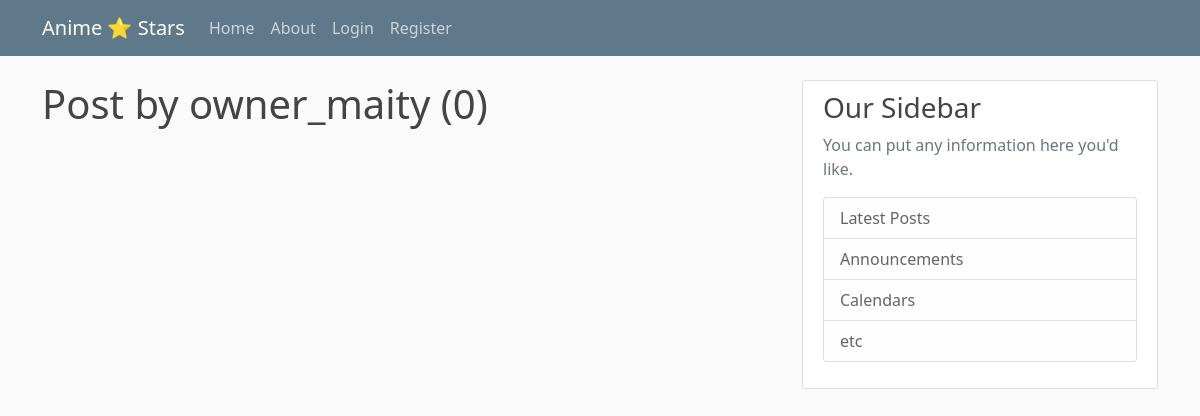
The page /user/owner_maity on the database as committed earlier.
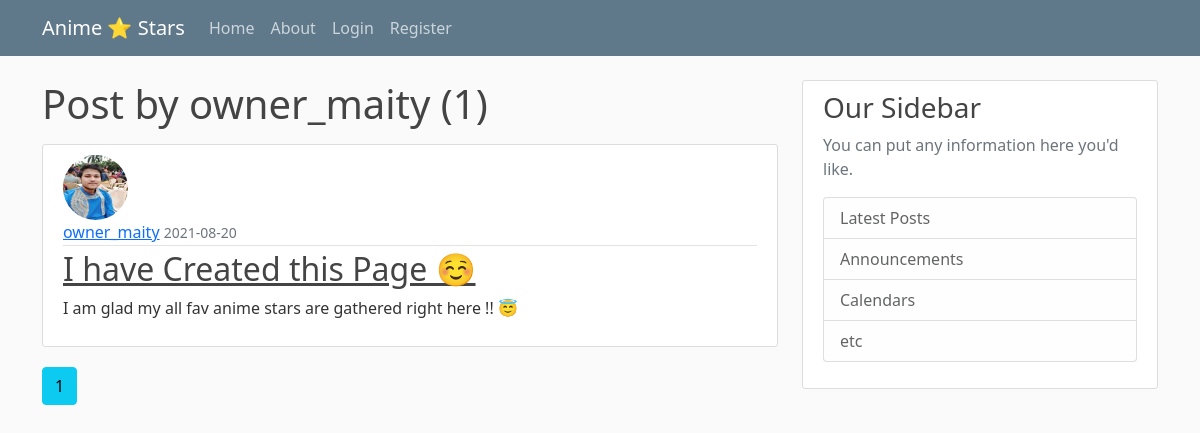
The same page on the database as committed later.
### main/models.py (models this page shows, shortened)
class Post(db.Model):
    id = db.Column(db.Integer, primary_key=True)
    title = db.Column(db.String(100), nullable=False)
    date_posted = db.Column(db.DateTime, nullable=True, default=datetime.utcnow)
    content = db.Column(db.Text, nullable=False)
    user_id = db.Column(db.Integer, db.ForeignKey('user.id'), nullable=False)

class User(db.Model, UserMixin):
    id = db.Column(db.Integer, primary_key=True)
    username = db.Column(db.String(20), unique=True, nullable=False)
    email = db.Column(db.String(120), unique=True, nullable=False)
    image_file = db.Column(db.String(20), nullable=False, default='default.jpg')
    password = db.Column(db.String(60), nullable=False)
    posts = db.relationship('Post', backref='author', lazy=True)

### main/users/routes.py (the view)
@users.route("/user/<string:username>")
def user_post(username):
    page = request.args.get('page', 1, type=int)
    user = User.query.filter_by(username=username).first_or_404()
    posts = Post.query.filter_by(author=user) \
        .order_by(Post.date_posted.desc()) \
        .paginate(page=page, per_page=4)
    return render_template('user_post.html', posts=posts, user=user)

### main/templates/user_post.html
{% extends "layout.html" %}
{% block content %}
    <h1 class="mb-3">Post by {{user.username}} ({{ posts.total }})</h1>
    {% for post in posts.items %}
       <article class="media content-section">
          <img class="rounded-circle article-img" src="{{ url_for('static', filename='profile_pics/' + post.author.image_file) }}">
          <div class="media-body">
            <div class="article-metadata">
              <a class="mr-2" href="{{ url_for('users.user_post', username=post.author.username) }}">{{ post.author.username }}</a>
              <small class="text-muted">{{ post.date_posted.strftime('%Y-%m-%d') }}</small>
            </div>
            <h2><a class="article-title" href="{{ url_for('posts.post', post_id=post.id) }}">{{ post.title }}</a></h2>
            <p class="article-content">{{ post.content }}</p>
          </div>
       </article>
    {% endfor %}
    {% for page_num in posts.iter_pages(left_edge=1, right_edge=1, left_current=1, right_current=2) %}
        {% if page_num %}
          {% if posts.page == page_num %}
             <a class="btn btn-info mb-4" href="{{ url_for('users.user_post', username=user.username, page=page_num) }}">{{ page_num }}</a>
          {% else %}
             <a class="btn btn-outline-info mb-4" href="{{ url_for('users.user_post', username=user.username, page=page_num) }}">{{ page_num }}</a>
          {% endif %}
        {% else %}
            ...
        {% endif %}
    {% endfor %}
{% endblock content %}

Rows that differ between the two databases and show on the page:
added Post: image_file (picture), author.username "owner_maity", date_posted "2021-08-20", title "I have Created this Page ☺️", content "I am glad my all fav anime stars are gathered right here !! 😇"
Other text that changed with them:
{{ posts.total }}: "0" → "1"
new list line: "1"
